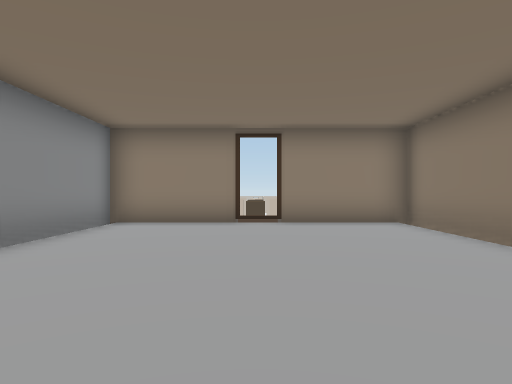
[1] (above)

16 first-person views from a walk through a 3-D level made in the Unity game engine. The camera is 1.4 m above the floor, looks level and sees 75° across. The floor is counted in squares, 2 m on a side. Each view is taken from the middle of a square. On the plan, view 1 faces up. The plan holds only what a view shows up to about 10 squares ahead; the rest is blank. The place goes on beyond the plan. The player character is not drawn. Door leaves are left out, so doorways stand open.

[2]
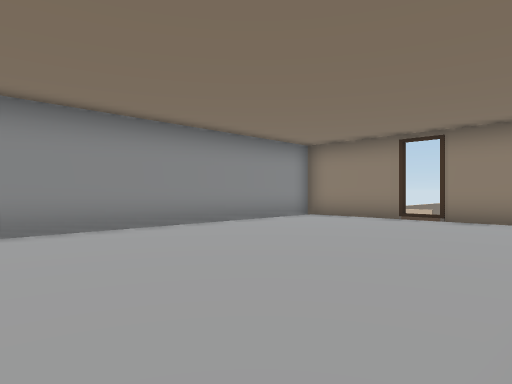

[3]
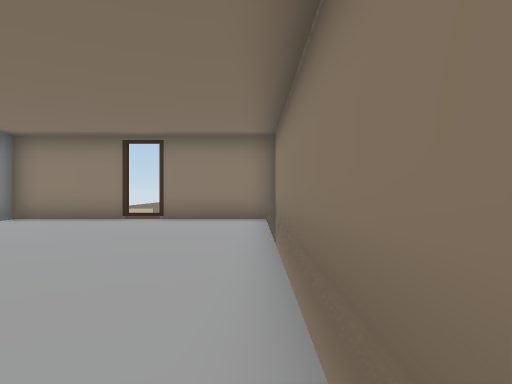

[4]
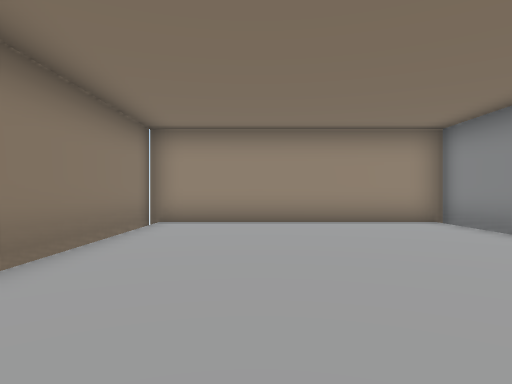

[5]
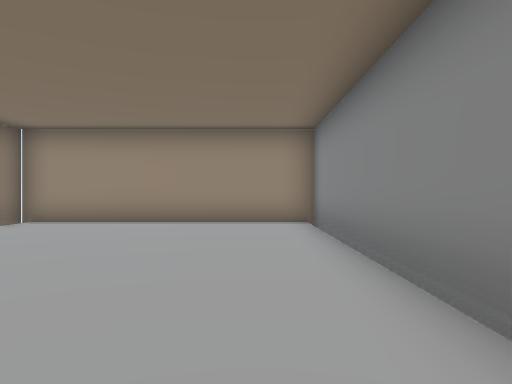

[6]
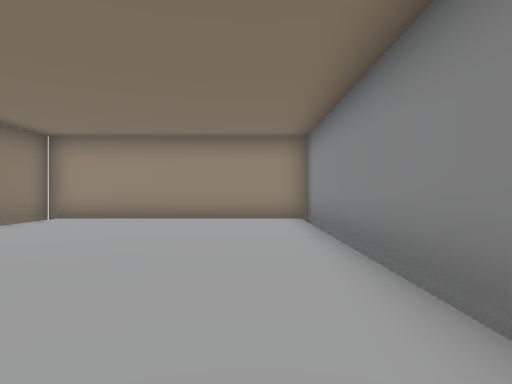

[7]
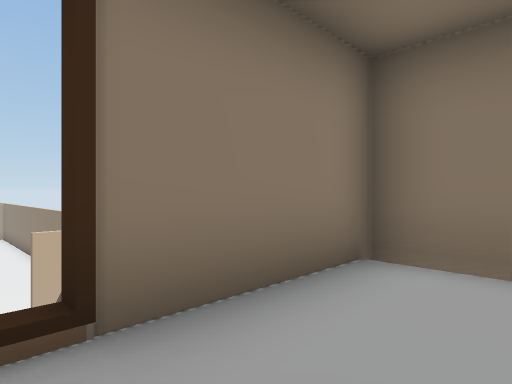

[8]
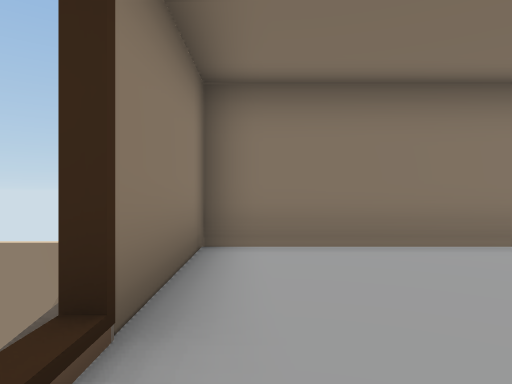

[9]
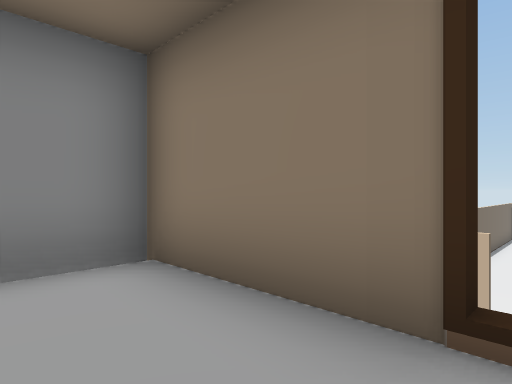

[10]
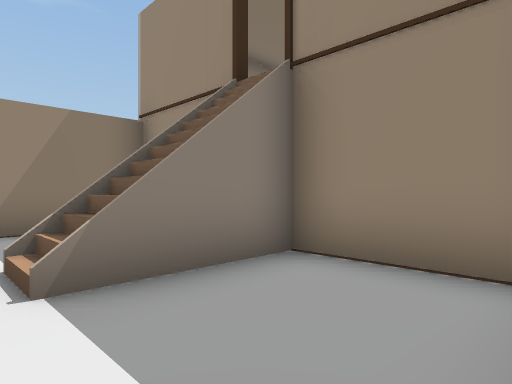

[11]
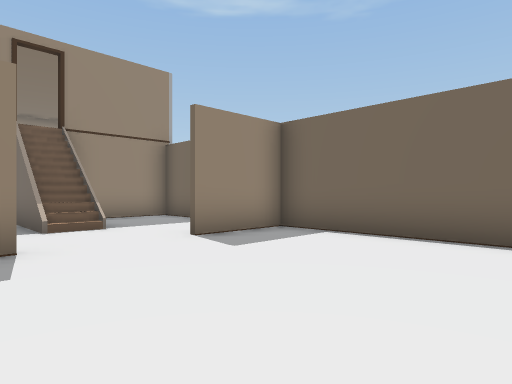

[12]
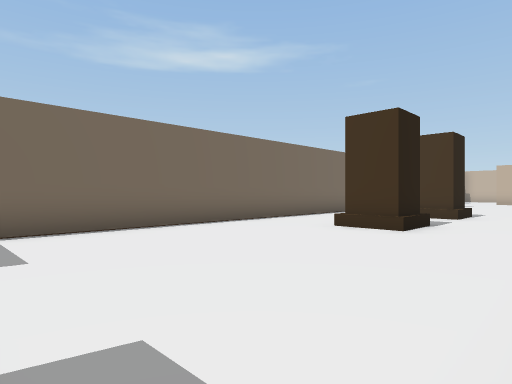

[13]
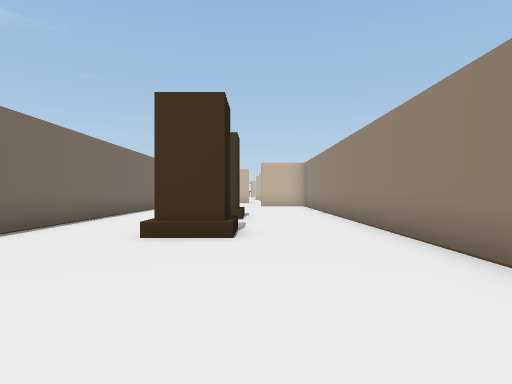

[14]
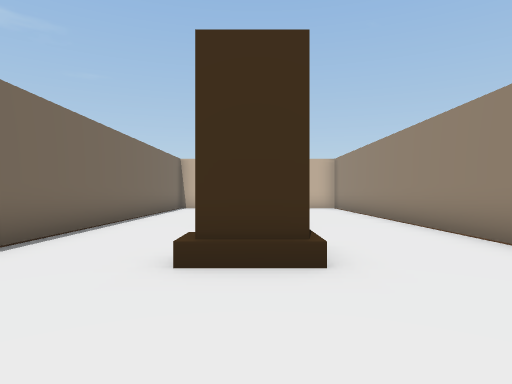

[15]
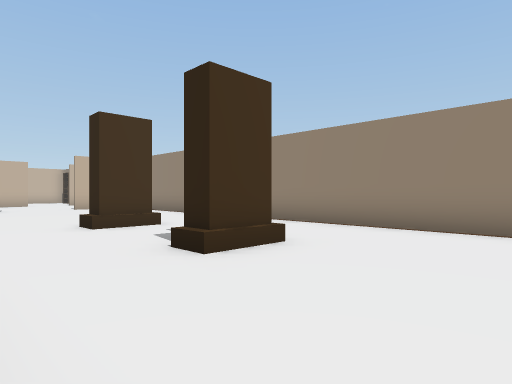

[16]
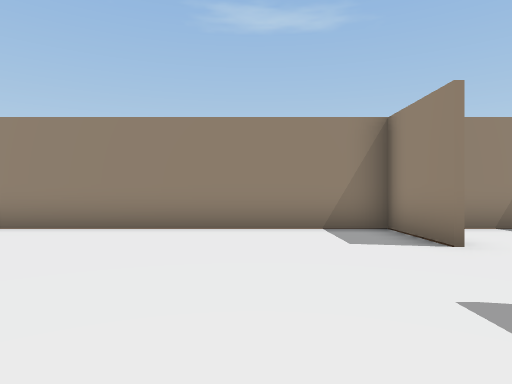

### Floor plan
Key: @ floor where view 1 was taken; # wall or solid block; . main floor; : floor 4.25 m higher than the main floor; / step, stairs or slope; D open door; O other object.
Columns run from 4 left of view 1 to 4 right of it. Each row starts with its distance up from view 1.
 26 #.... ..#
 25 #.......#
 24 #.......#
 23 #...O...#
 22 #.......#
 21 #.......#
 20 #...O...#
 19 #.......#
 18 #.......#
 17 #.......#
 16 #.......#
 15 #.......#
 14 #.......#
 13 #.......#
 12 ###...###
 11  .......#
 10  .../...#
  9 #.../.  #
  8 ####/D###
  7 #:::::::#
  6 #:::::::#
  5 #:::::::#
  4 #:::::::#
  3 #:::::::#
  2 #:::::::#
  1 #:::::::#
  0 #:::@:::#
 -1 #:::::::#
 -2 #########

Positions as (right, up) in squares from view 1, and headings:
1: (0, 0), facing up
2: (3, -1), facing up-left
3: (3, -1), facing up
4: (1, 6), facing down
5: (-2, 6), facing down
6: (-2, 7), facing down
7: (0, 6), facing up-right
8: (-1, 7), facing right
9: (0, 6), facing up-left
10: (-3, 11), facing down-right
11: (2, 17), facing down-left
12: (3, 13), facing up-left
13: (1, 14), facing up
14: (0, 16), facing up
15: (-3, 16), facing up-right
16: (-3, 15), facing right
